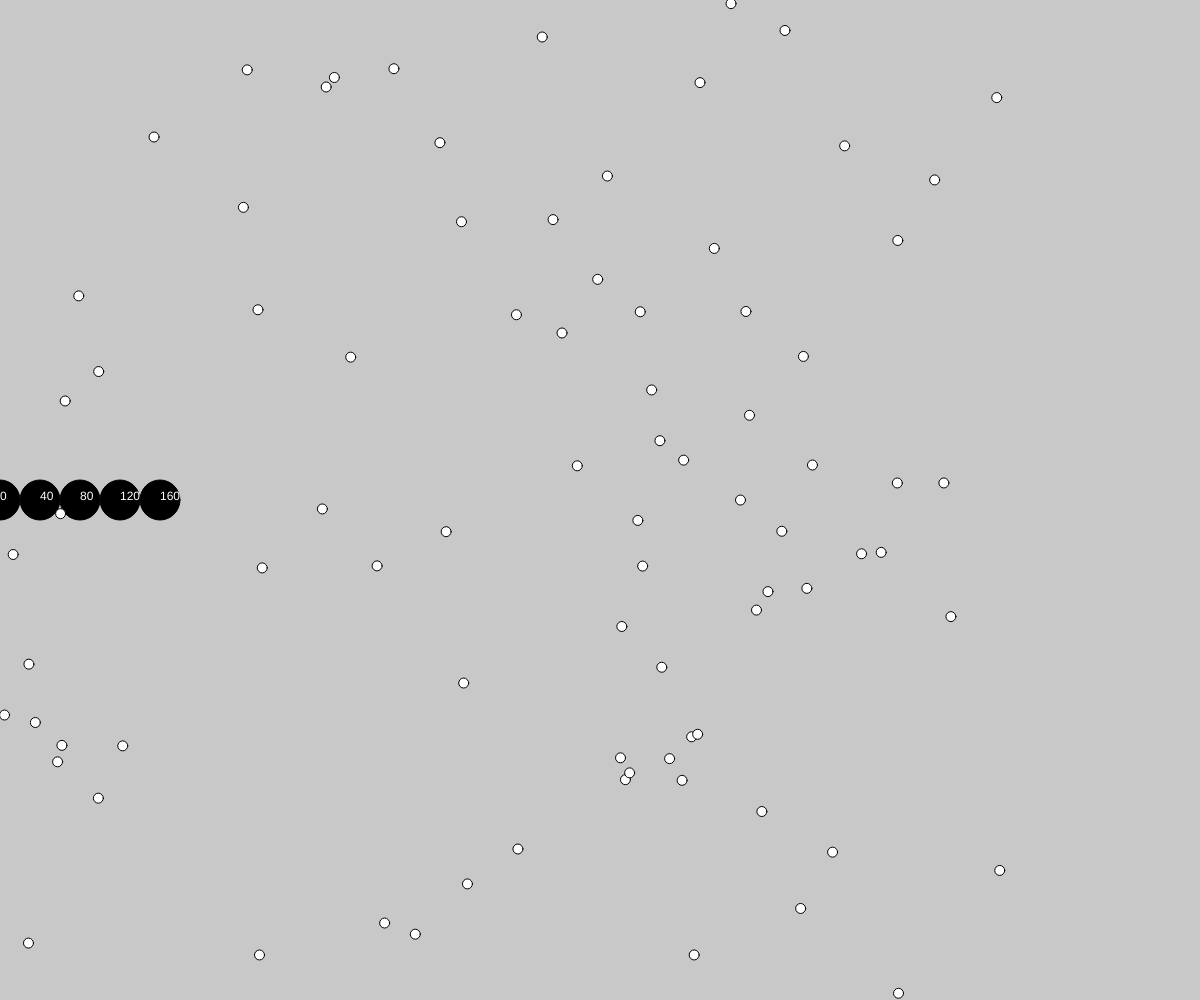
Frame 1 (no input)
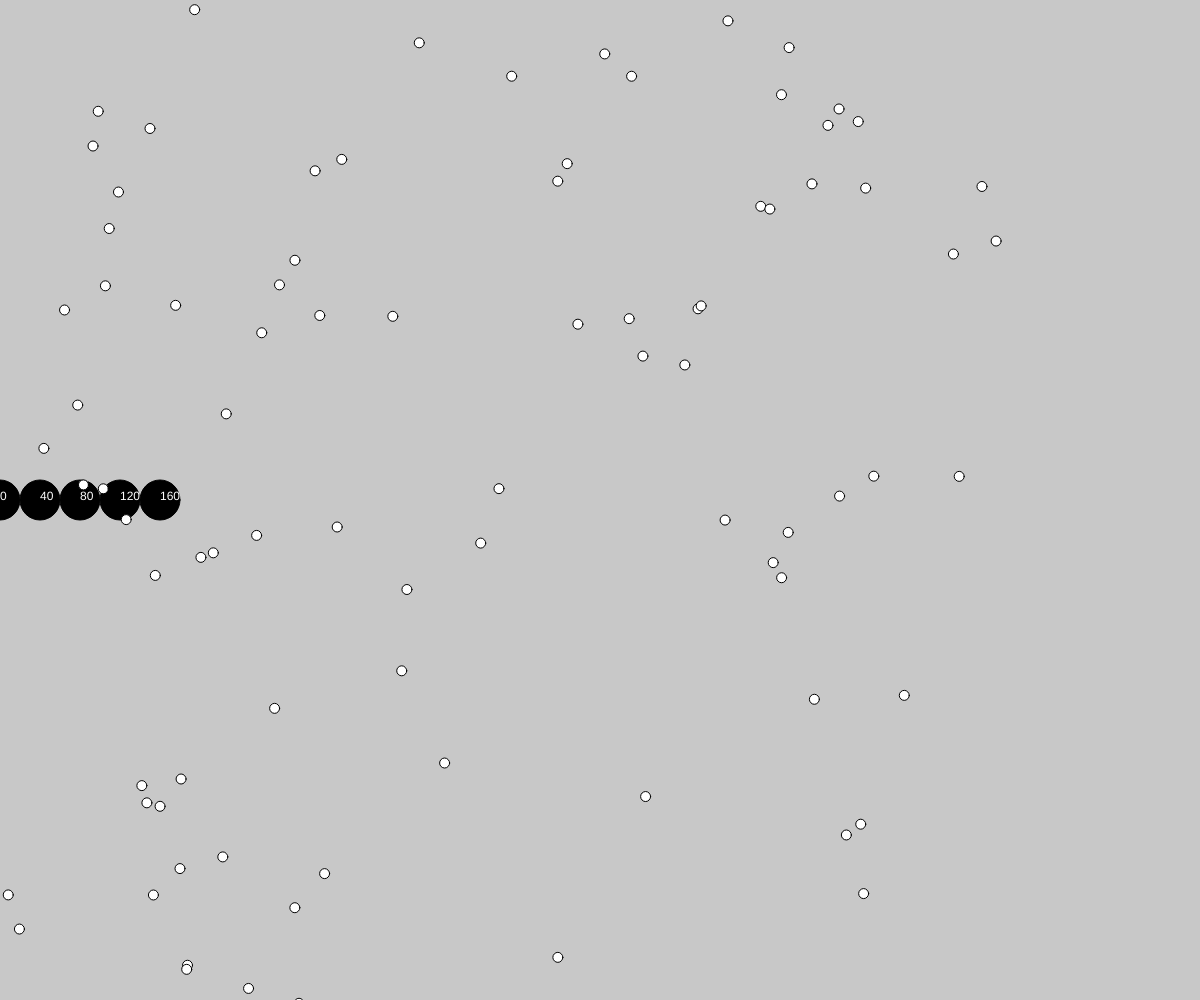
Frame 60 (no input)
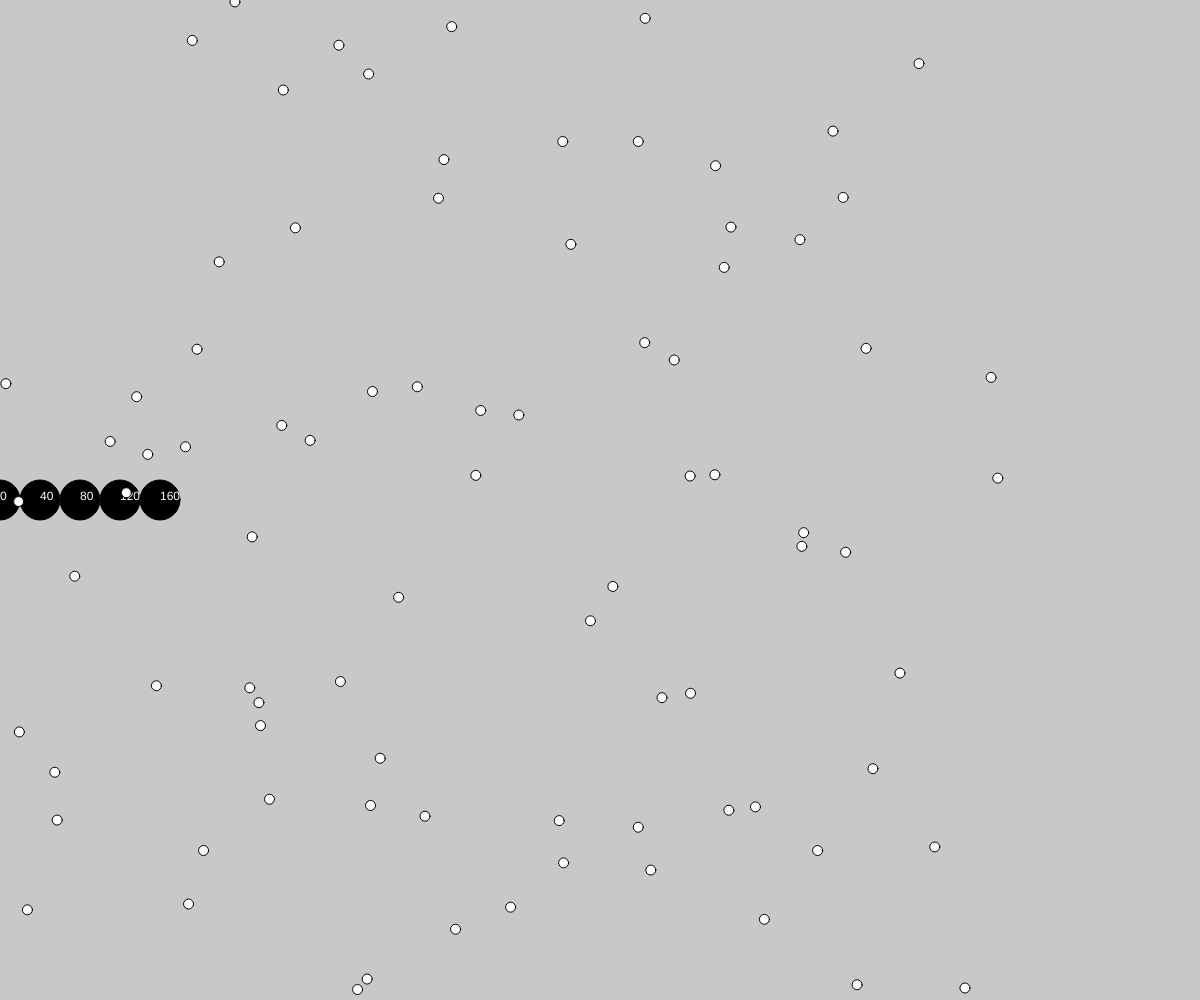
Frame 120 (the mouse pressed at the canvas centre since frame 60)

The p5.js sketch that drew these frames (run headless with seeded random() and noise() and a simulated clock; from frame 60 on, the mouse is pressed at the canvas centre):

// p5.js sketch
// ── sketch.js
//drawing with loops
// Ryder Taylor
// 9-19-2024

function setup() {
  createCanvas(windowWidth, windowHeight);
}

function draw() {
  myBackground();
  myForeground();
}
function myBackground(){
  // use a loop to draw a gradient background
  background(200);
}
function myForeground(){
  //use FOR / WHILE loops to draw on the canvas
  // loop var ; condition ; var modification
  for (let x = 0 ; x < 200 ; x = x + 40){
    fill(0);
    circle(x, height/2, 40);
    fill(255);
    text(x, x, height/2);
  }

  let starCount = 0;
  while(starCount < 100){
    let x = random(0, height);
    let y = random(0, width);
    circle(x, y,10);
    starCount++;
  }
}
